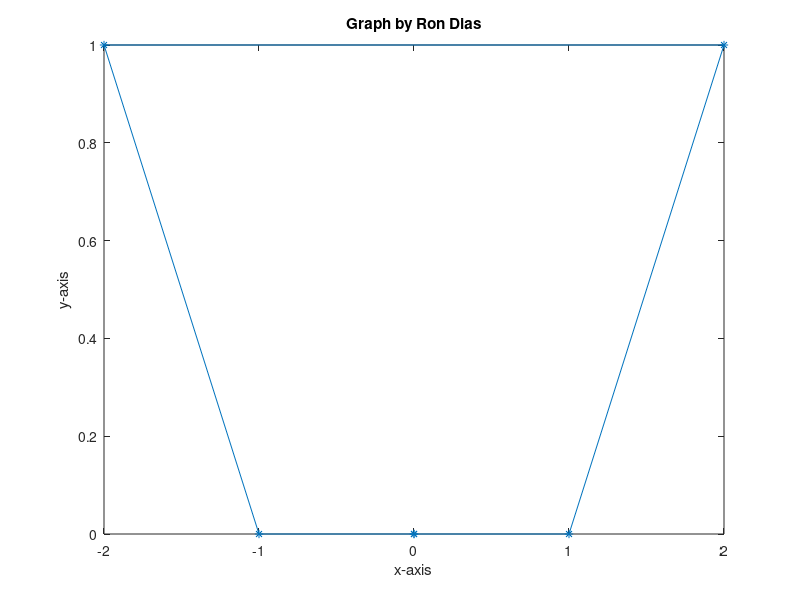

Reproduce this figure in MATLAB.

%Script by Ron Dias for Engg 10
%% Clear Previous Data such as variables and command window
clear;clc;
%% Sets Given Infomation to variables
x=[0,1,2,-2,-1,0];
y=[0,0,1,1,0,0];
%% Plot
plot(x,y,'*-');
title('Graph by Ron Dias')
xlabel('x-axis');ylabel('y-axis');
disp('=====================================');
disp('Check your graph(open in new window)');
disp('=====================================');